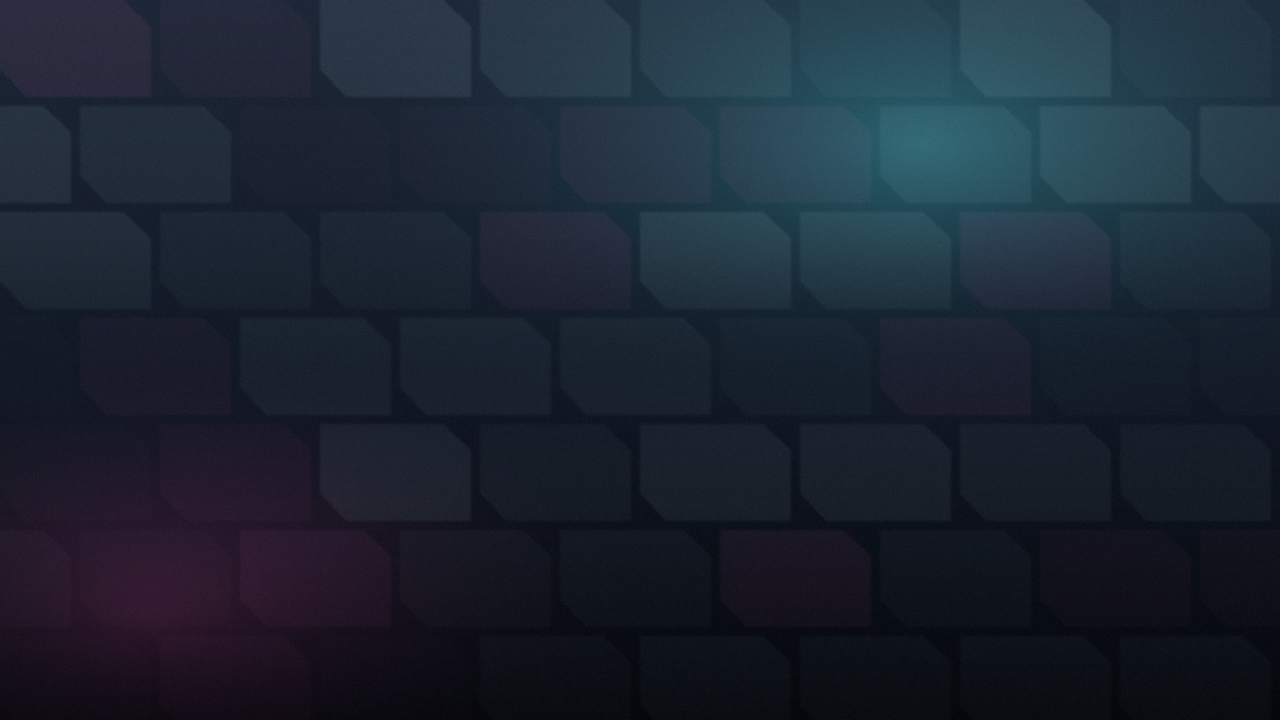
#> input picture design/direction-a/bg-proc/bg-p5.png, 1280 x 720 px, found by its file name
$ python make_direction_a_frames.py ../../../../design/direction-a/bg-proc/bg-p5.png
#> lines starting #> are read from the running program, lines starting #| are printed output that depends on the picture; after the words box and inside, x2 and y2 are one past the last pixel; in counts of white or black regions, pixels touching at a corner belong together
"""ab2.0.0 (CONSOLE-14) - the ab_gui G4 9-slice frames, per core's docs/ab-gui-frames-spec.md (the first set).

panel, selection, heading, key, key_function, key_lit, key_selected, field - each at 1x and @2x, in the v02b
look: cut corners (top right + bottom left), a cyan rim on graphite, magenta for the focused item. Every
frame keeps the spec's sizes, slices and bleeds, the cut and the rim inside the corner slices, the glow inside the
bleed, edges uniform along their length (nothing along an edge but the rim and a glow fading outwards).

Variants (the owner asked to see both of each, 2026-09-30):
  sel  outline  the selected row: a magenta rim, a faint magenta tint inside
       fill     the selected row: a dim magenta fill, a thin brighter rim
  glow glow     rims with a soft glow in the bleed (the selected row / key the strongest)
       flat     rims only, no glow
Writes src/design/frames/<sel>-<glow>/frames/*.png and a preview: the frames 9-sliced by the same rule as
ab_gui (corners 1:1, edges stretched one way, centre both) into the Options screen and the on-screen keyboard,
on background p5 - src/design/frames/frames-options.png, frames-keyboard.png.
Run: python Themes/ab2.0.0/src/tools/make_direction_a_frames.py --launcher <launcher checkout>
"""
import os
import sys

from PIL import Image, ImageChops, ImageDraw, ImageFilter, ImageFont

LAUNCHER = sys.argv[sys.argv.index("--launcher") + 1] if "--launcher" in sys.argv else None
HERE = os.path.dirname(os.path.abspath(__file__))
THEME = os.path.normpath(os.path.join(HERE, "..", ".."))
DESIGN = os.path.join(THEME, "src", "design")
OUT = os.path.join(DESIGN, "frames")
SS = 4

CYAN = (54, 217, 224)
MAGENTA = (255, 70, 170)
STEEL = (110, 124, 138)
G_TOP, G_BOT = (46, 55, 66), (33, 40, 49)


def poly(x0, y0, x1, y1, cut):
    """The v02b shape: cut corners at the top right and the bottom left."""
    return [(x0, y0), (x1 - cut, y0), (x1, y0 + cut), (x1, y1), (x0 + cut, y1), (x0, y1 - cut)]


def mask(size, pts):
    m = Image.new("L", size, 0)
    ImageDraw.Draw(m).polygon(pts, fill=255)
    return m


def solid(size, rgb, alpha_img):
    im = Image.new("RGBA", size, rgb + (0,))
    im.putalpha(alpha_img)
    return im


def frame(w, h, bleed, cut, rim, rim_rgb, fill, glow_a, scale, grad=True):
    """One frame image at `scale` (1 or 2). fill = (rgb_top, rgb_bottom, alpha 0-255) or None.
    rim in logical px (drawn on whole pixels at both scales); glow_a 0 = none (it stays inside the bleed)."""
    k = scale * SS
    size = (w * k, h * k)
    b = bleed * k
    outer = poly(b, b, size[0] - b, size[1] - b, cut * k)
    r = rim * k
    inner = poly(b + r, b + r, size[0] - b - r, size[1] - b - r, max(0, cut * k - r * 0.42))
    m_out, m_in = mask(size, outer), mask(size, inner)
    out = Image.new("RGBA", size, (0, 0, 0, 0))
    if glow_a > 0 and bleed > 0:
        g = m_out.filter(ImageFilter.GaussianBlur(bleed * k * 0.45)).point(lambda p: int(min(255, p * glow_a)))
        out = Image.alpha_composite(out, solid(size, rim_rgb, ImageChops.subtract(g, m_out)))
    if fill:
        top, bot, a = fill
        body = Image.new("RGBA", size)
        d = ImageDraw.Draw(body)
        for y in range(size[1]):
            t = min(1, max(0, (y - b) / max(1, size[1] - 2 * b))) if grad else 0
            d.line([(0, y), (size[0], y)], fill=tuple(round(top[i] + (bot[i] - top[i]) * t) for i in range(3)) + (a,))
        body.putalpha(ImageChops.multiply(m_in, Image.new("L", size, a)))
        out = Image.alpha_composite(out, body)
    out = Image.alpha_composite(out, solid(size, rim_rgb, ImageChops.subtract(m_out, m_in)))
    return out.resize((w * scale, h * scale), Image.LANCZOS)


def build(sel, glow):
    g = 1.0 if glow == "glow" else 0.0
    f = {}
    # panel 96x96, box 72 (bleed 12), slice 36: corner art 24 -> cut 16, rim 2, graphite at ~90 %
    f["panel"] = lambda s: frame(96, 96, 12, 16, 2, CYAN, (G_TOP, G_BOT, 232), 0.7 * g, s, grad=False)
    # selection 48x40, box 40x32 (bleed 4), slice 12/10: art 8/6 -> cut 6, rim 2 (outline) or 1 (fill)
    if sel == "outline":
        f["selection"] = lambda s: frame(48, 40, 4, 6, 2, MAGENTA, (MAGENTA, MAGENTA, 38), 1.4 * g, s, grad=False)
    else:
        f["selection"] = lambda s: frame(48, 40, 4, 6, 1, (255, 120, 196), ((150, 40, 100), (120, 30, 82), 150),
                                         1.2 * g, s, grad=False)
    # heading 40x24, no bleed, slice 12/6: a quiet cyan-tinted band, no rim (never mistaken for the selection)
    f["heading"] = lambda s: frame(40, 24, 0, 5, 0, CYAN, ((40, 64, 74), (40, 64, 74), 170), 0, s, grad=False)
    # keys 48x48, box 40 (bleed 4), slice 16: art 12 -> cut 8
    f["key"] = lambda s: frame(48, 48, 4, 8, 1, STEEL, (G_TOP, G_BOT, 235), 0, s)
    f["key_function"] = lambda s: frame(48, 48, 4, 8, 1, (84, 96, 110), ((34, 41, 50), (26, 32, 40), 235), 0, s)
    f["key_lit"] = lambda s: frame(48, 48, 4, 8, 2, CYAN, ((40, 92, 104), (30, 70, 80), 240), 1.0 * g, s)
    if sel == "outline":
        f["key_selected"] = lambda s: frame(48, 48, 4, 8, 2, MAGENTA, ((70, 40, 60), (52, 32, 46), 240), 1.6 * g, s)
    else:
        f["key_selected"] = lambda s: frame(48, 48, 4, 8, 1, (255, 120, 196), ((170, 45, 112), (130, 34, 88), 245),
                                            1.4 * g, s)
    # field 56x56, box 48 (bleed 4), slice 16: a darker well with a cyan rim
    f["field"] = lambda s: frame(56, 56, 4, 8, 2, CYAN, ((18, 24, 31), (22, 28, 36), 240), 0.7 * g, s)
    return f


SPEC = {  # name: (slice l, t, r, b), bleed - the spec's recommended numbers
    "panel": ((36, 36, 36, 36), 12), "selection": ((12, 10, 12, 10), 4), "heading": ((12, 6, 12, 6), 0),
    "key": ((16,) * 4, 4), "key_function": ((16,) * 4, 4), "key_lit": ((16,) * 4, 4),
    "key_selected": ((16,) * 4, 4), "field": ((16,) * 4, 4)}


def nine(img, scale, sl, bleed, box_w, box_h):
    """Draw a frame into a box the way ab_gui does: the image covers the box grown by the bleed; corners 1:1,
    edges stretched along, the centre both ways. Returns an RGBA of (box + 2*bleed) at `scale`."""
    l, t, r, b = [v * scale for v in sl]
    W, H = img.size
    ow, oh = (box_w + 2 * bleed) * scale, (box_h + 2 * bleed) * scale
    out = Image.new("RGBA", (ow, oh), (0, 0, 0, 0))
    xs_src, xs_dst = [0, l, W - r, W], [0, l, ow - r, ow]
    ys_src, ys_dst = [0, t, H - b, H], [0, t, oh - b, oh]
    for i in range(3):
        for j in range(3):
            sx0, sx1, sy0, sy1 = xs_src[i], xs_src[i + 1], ys_src[j], ys_src[j + 1]
            dx0, dx1, dy0, dy1 = xs_dst[i], xs_dst[i + 1], ys_dst[j], ys_dst[j + 1]
            if sx1 <= sx0 or sy1 <= sy0 or dx1 <= dx0 or dy1 <= dy0:
                continue
            piece = img.crop((sx0, sy0, sx1, sy1)).resize((dx1 - dx0, dy1 - dy0), Image.BILINEAR)
            out.alpha_composite(piece, (dx0, dy0))
    return out


def put(screen, frames, name, x, y, w, h, scale=1):
    sl, bleed = SPEC[name]
    im = nine(frames[name](scale), scale, sl, bleed, w, h)
    screen.alpha_composite(im.resize(((w + 2 * bleed), (h + 2 * bleed)), Image.LANCZOS) if scale != 1 else im,
                           (x - bleed, y - bleed))


def fonts():
    base = os.path.join(THEME, "font")
    med = os.path.join(base, "RedHatText-Medium.ttf")
    bold = os.path.join(base, "RedHatText-SemiBold.ttf")
    return (lambda px: ImageFont.truetype(med, px)), (lambda px: ImageFont.truetype(bold, px))


def background():
    bg = Image.open(os.path.join(DESIGN, "bg-proc", "bg-p5.png")).convert("RGBA")
    return Image.alpha_composite(bg, Image.new("RGBA", bg.size, (0, 0, 0, 110)))  # the code's dim behind a panel


def options_screen(frames, label):
    MED, BOLD = fonts()
    s = background()
    px, py, pw, ph = 30, 20, 1220, 660
    put(s, frames, "panel", px, py, pw, ph)
    d = ImageDraw.Draw(s)
    d.text((px + 24, py + 18), "Options", font=BOLD(28), fill=(240, 248, 250))
    d.line([(px + 24, py + 66), (px + pw - 24, py + 66)], fill=CYAN + (110,), width=1)
    rows = [("h", "Display"), ("r", "Theme", "ab2.0.0"), ("r", "Show covers", "On"), ("r", "Aspect ratio", "4:3"),
            ("h", "Sound"), ("r", "Background music", "On"), ("r", "Menu sounds", "On"), ("h", "System"),
            ("r", "Language", "Polski"), ("r", "Font", "Red Hat Text"), ("r", "Online box art", "Off")]
    y, sel = py + 74, 5
    for i, row in enumerate(rows):
        if row[0] == "h":
            put(s, frames, "heading", px + 1, y, pw - 2, 28)
            d = ImageDraw.Draw(s)
            d.text((px + 32, y + 14), row[1].upper(), font=BOLD(15), fill=CYAN, anchor="lm")
            y += 32
            continue
        if i == sel:
            put(s, frames, "selection", px + 1, y, pw - 2, 32)
            d = ImageDraw.Draw(s)
        on = i == sel
        d.text((px + 32, y + 16), row[1], font=MED(20), fill=(240, 248, 250) if on else (180, 192, 204), anchor="lm")
        d.text((px + pw - 24, y + 16), row[2], font=MED(20), fill=(240, 248, 250) if on else (140, 152, 166),
               anchor="rm")
        y += 36
    fy = py + ph - 54
    d.line([(px + 24, fy), (px + pw - 24, fy)], fill=CYAN + (110,), width=1)
    d.text((px + 24, fy + 27), "(X) Change    (O) Back    L2/R2 Page", font=MED(18), fill=(200, 210, 220), anchor="lm")
    d.text((px + 12, 700), label, font=BOLD(16), fill=(255, 255, 255))
    return s


def keyboard_screen(frames, label):
    MED, BOLD = fonts()
    s = background()
    px, py, pw, ph = 30, 20, 1220, 660
    put(s, frames, "panel", px, py, pw, ph)
    d = ImageDraw.Draw(s)
    d.text((px + 24, py + 18), "Wi-Fi password", font=BOLD(28), fill=(240, 248, 250))
    d.line([(px + 24, py + 66), (px + pw - 24, py + 66)], fill=CYAN + (110,), width=1)
    fx, fy, fw = px + 54, py + 96, pw - 108
    put(s, frames, "field", fx, fy, fw, 48)
    d = ImageDraw.Draw(s)
    d.text((fx + 16, fy + 24), "autobleem-2", font=MED(22), fill=(240, 248, 250), anchor="lm")
    tw = d.textlength("autobleem-2", font=MED(22))
    d.rectangle([fx + 16 + tw + 2, fy + 12, fx + 16 + tw + 3, fy + 36], fill=(240, 248, 250))
    rows = ["1234567890", "qwertyuiop", "asdfghjkl-", "zxcvbnm.@_"]
    kw, kh, gap = 96, 64, 8
    kx0 = px + (pw - (10 * kw + 9 * gap)) // 2
    ky = fy + 48 + 28
    for r, keys in enumerate(rows):
        for c, ch in enumerate(keys):
            x, y = kx0 + c * (kw + gap), ky + r * (kh + gap)
            name = "key_selected" if (r, c) == (1, 4) else "key"
            put(s, frames, name, x, y, kw, kh)
            ImageDraw.Draw(s).text((x + kw / 2, y + kh / 2), ch, font=MED(24), fill=(240, 248, 250), anchor="mm")
    y = ky + 4 * (kh + gap)
    x = kx0
    for label2, cols, name in (("Shift", 2, "key_lit"), ("#+=", 1, "key_function"), ("Space", 4, "key_function"),
                               ("Back", 2, "key_function"), ("Done", 1, "key_function")):
        w = cols * kw + (cols - 1) * gap
        put(s, frames, name, x, y, w, kh)
        ImageDraw.Draw(s).text((x + w / 2, y + kh / 2), label2, font=BOLD(20), fill=(240, 248, 250), anchor="mm")
        x += w + gap
    ImageDraw.Draw(s).text((px + 12, 700), label, font=BOLD(16), fill=(255, 255, 255))
    return s


def main():
    variants = [("outline", "glow"), ("outline", "flat"), ("fill", "glow"), ("fill", "flat")]
    names = {"outline": "zaznaczenie: ramka", "fill": "zaznaczenie: tlo", "glow": "z poswiata", "flat": "plaskie"}
    opt, kb = [], []
    for sel, glow in variants:
        fr = build(sel, glow)
        d = os.path.join(OUT, f"{sel}-{glow}", "frames")
        os.makedirs(d, exist_ok=True)
        for n, fn in fr.items():
            fn(1).save(os.path.join(d, f"{n}.png"))
            fn(2).save(os.path.join(d, f"{n}@2x.png"))
        lab = f"{names[sel]}, {names[glow]}"
        opt.append(options_screen(fr, lab))
#> in solid (call 28), `im.putalpha(alpha_img)`: alpha_img: PIL image 384x384 L; 5.8% white; 1 white region, box (x1, y1, x2, y2) and area: (48, 48, 337, 337) 8553
#> in frame (call 17), `return out.resize((w * scale, h * scale), Image.LANCZOS)`:
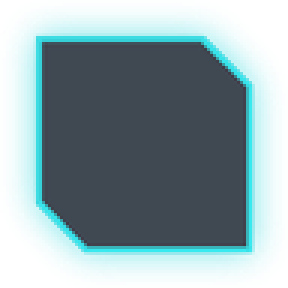
#> returned value: PIL image 96x96 RGBA (shown 3 times larger); mean R, G, B, A 44.4, 127.1, 136, 137; transparent parts drawn white
#> in nine, `l, t, r, b = [v * scale for v in sl]`: l = 36
#> in nine, `out = Image.new("RGBA", (ow, oh), (0, 0, 0, 0))`: out: PIL image 1244x684 RGBA; every value is 0
#> in nine, `xs_src, xs_dst = [0, l, W - r, W], [0, l, ow - r, ow]`: xs_src = [0, 36, 60, 96]; xs_dst = [0, 36, 1208, 1244]
#> in nine, `ys_src, ys_dst = [0, t, H - b, H], [0, t, oh - b, oh]`: ys_src = [0, 36, 60, 96]; ys_dst = [0, 36, 648, 684]
#> after the loop in nine, `for i in range(3):`:
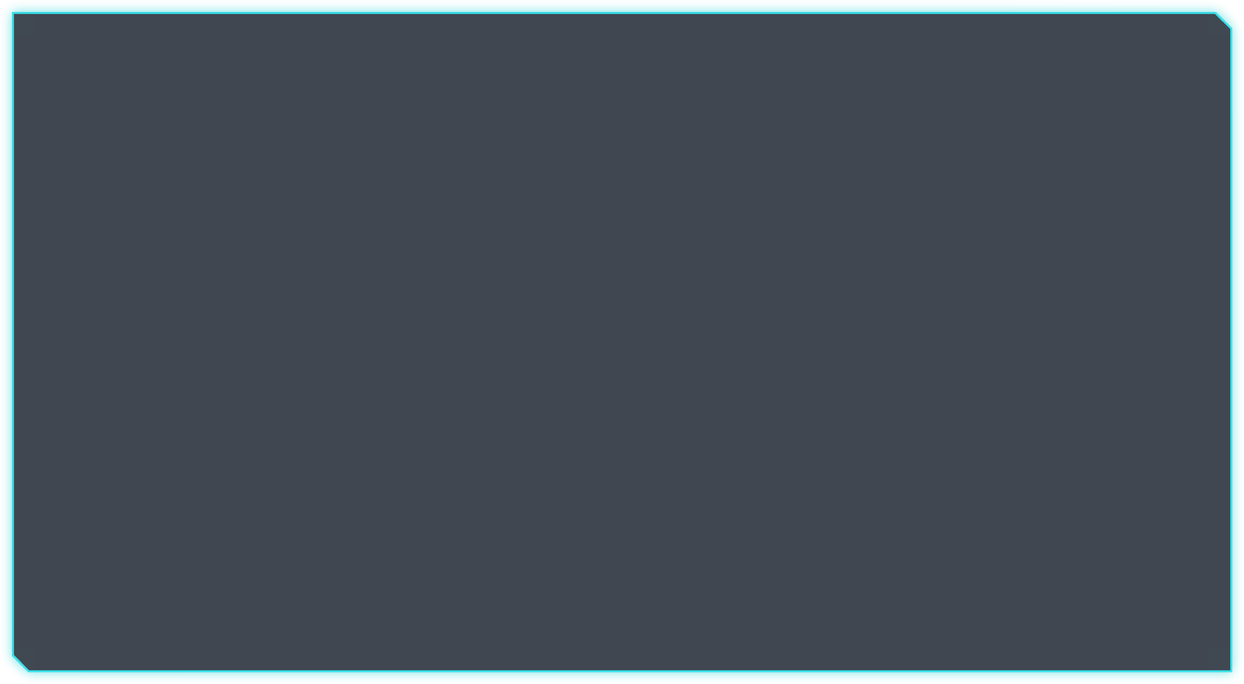
#> out: PIL image 1244x684 RGBA; mean R, G, B, A 46.2, 63.3, 74.1, 221.5; transparent parts drawn white
#> the loop in options_screen, `for i, row in enumerate(rows):` made 11 passes
#> pass 1, in frame (call 18), `m_out, m_in = mask(size, outer), mask(size, inner)`:
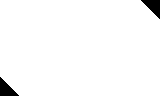
#> m_out: PIL image 160x96 L; 97.5% white; 2 black regions, box (x1, y1, x2, y2) and area: (141, 0, 160, 19) 190, (0, 77, 19, 96) 190
#> pass 1, in frame (call 18), `out = Image.alpha_composite(out, body)`:
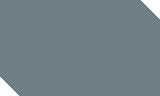
#> out: PIL image 160x96 RGBA; mean R, G, B, A 39, 62.4, 72.2, 165.8; transparent parts drawn white
#> after the loop in options_screen, `for i, row in enumerate(rows):`:
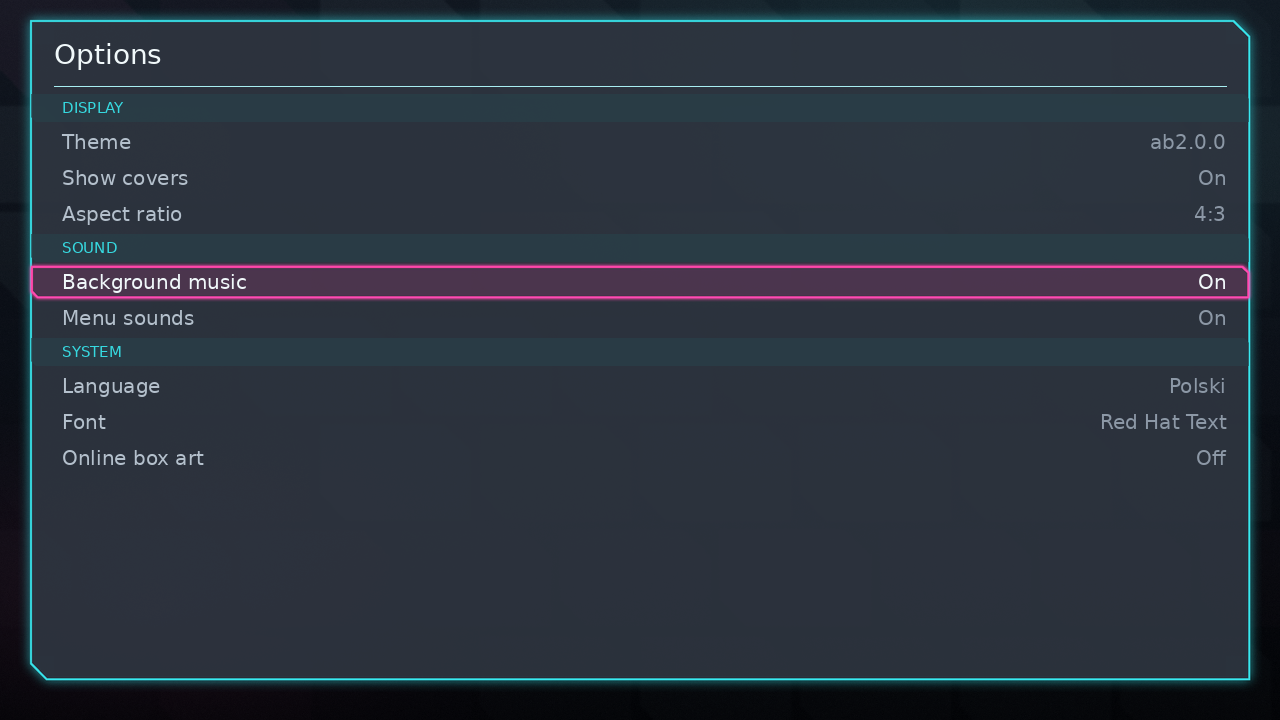
#> s: PIL image 1280x720 RGBA; mean R, G, B, A 43.4, 51, 62.2, 254.8; transparent parts drawn white
#> after the loop in options_screen, `for i, row in enumerate(rows):`: y = 478
        kb.append(keyboard_screen(fr, lab))
#> in frame (call 23), `m_out, m_in = mask(size, outer), mask(size, inner)`: m_out: PIL image 224x224 L; 72.1% white; 1 black region, box (x1, y1, x2, y2) and area: (0, 0, 224, 224) 13983
#> in frame (call 23), `m_out, m_in = mask(size, outer), mask(size, inner)`: m_in: PIL image 224x224 L; 60.8% white; 1 black region, box (x1, y1, x2, y2) and area: (0, 0, 224, 224) 19688
#> in frame (call 23), `out = Image.new("RGBA", size, (0, 0, 0, 0))`: out: PIL image 224x224 RGBA; every value is 0
#> in solid (call 37), `im.putalpha(alpha_img)`: alpha_img: PIL image 224x224 L; 11.4% white; 1 white region, box (x1, y1, x2, y2) and area: (16, 16, 209, 209) 5705
#> in nine (call 7), `out = Image.new("RGBA", (ow, oh), (0, 0, 0, 0))`: out: PIL image 1120x56 RGBA; every value is 0
#> in put (call 7), `screen.alpha_composite(im.resize(((w + 2 * bleed), (h + 2 * bleed)), I..`:
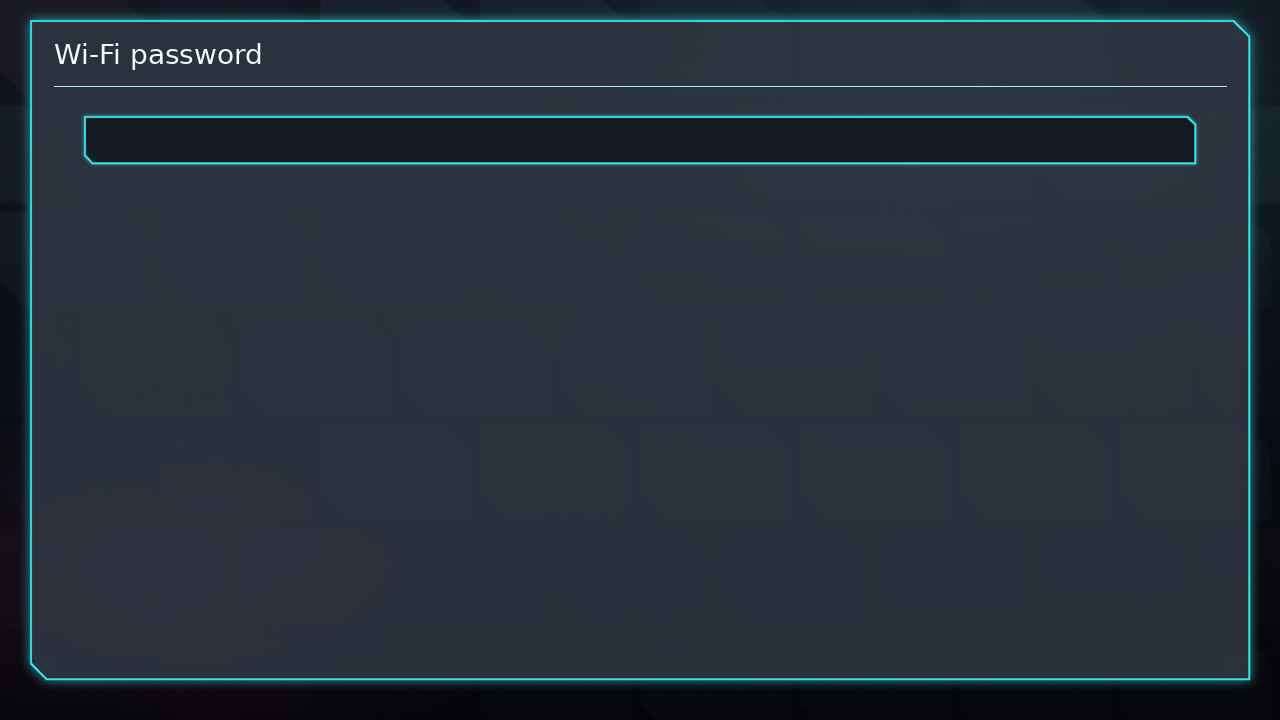
#> screen: PIL image 1280x720 RGBA; mean R, G, B, A 39, 48.7, 58.6, 254.8; transparent parts drawn white
#> in keyboard_screen, `tw = d.textlength("autobleem-2", font=MED(22))`: tw = 140
#> the loop in keyboard_screen, `for r, keys in enumerate(rows):` made 4 passes
#> pass 1, in frame (call 24), `m_out, m_in = mask(size, outer), mask(size, inner)`:
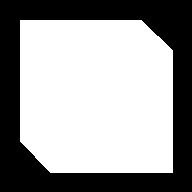
#> m_in: PIL image 192x192 L; 60.9% white; 1 black region, box (x1, y1, x2, y2) and area: (0, 0, 192, 192) 14416
#> the loop in keyboard_screen, `for label2, cols, name in (("Shift", 2, "key_lit"), ("#+=", 1, "key_fu..` made 5 passes
#> after the loop in keyboard_screen, `for label2, cols, name in (("Shift", 2, "key_lit"), ("#+=", 1, "key_fu..`: x = 1164
    for name, shots in (("frames-options.png", opt), ("frames-keyboard.png", kb)):
        sheet = Image.new("RGB", (2 * 1280 + 24, 2 * 720 + 24), (30, 30, 30))
        for i, im in enumerate(shots):
            sheet.paste(im.convert("RGB"), (8 + (i % 2) * 1288, 8 + (i // 2) * 728))
        sheet.resize((sheet.width // 2, sheet.height // 2), Image.LANCZOS).save(os.path.join(OUT, name))
        for i, im in enumerate(shots):
            im.convert("RGB").save(os.path.join(OUT, name.replace(".png", f"-{variants[i][0]}-{variants[i][1]}.png")))
    print("written:", OUT)


if __name__ == "__main__":
    main()
